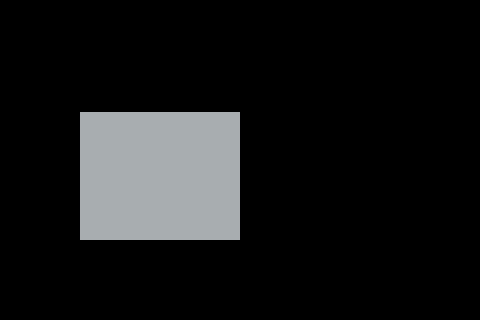

This game map was drawn from its Tiled (.tmx) file and the tilesets committed beside it. A one-line description and the full map source follow:
An orthogonal 30x20 tile map with 16x16 px tiles, 1 tile layer (Tile Layer 1).

<map version="1.10" tiledversion="1.10.2" orientation="orthogonal" renderorder="right-down" width="30" height="20" tilewidth="16" tileheight="16" infinite="0" nextlayerid="2" nextobjectid="1">
 <tileset firstgid="1" source="office_floor.tsx" />
 <layer id="1" name="Tile Layer 1" width="30" height="20">
  <data encoding="csv">
0,0,0,0,0,0,0,0,0,0,0,0,0,0,0,0,0,0,0,0,0,0,0,0,0,0,0,0,0,0,
0,0,0,0,0,0,0,0,0,0,0,0,0,0,0,0,0,0,0,0,0,0,0,0,0,0,0,0,0,0,
0,0,0,0,0,0,0,0,0,0,0,0,0,0,0,0,0,0,0,0,0,0,0,0,0,0,0,0,0,0,
0,0,0,0,0,0,0,0,0,0,0,0,0,0,0,0,0,0,0,0,0,0,0,0,0,0,0,0,0,0,
0,0,0,0,0,0,0,0,0,0,0,0,0,0,0,0,0,0,0,0,0,0,0,0,0,0,0,0,0,0,
0,0,0,0,0,0,0,0,0,0,0,0,0,0,0,0,0,0,0,0,0,0,0,0,0,0,0,0,0,0,
0,0,0,0,0,0,0,0,0,0,0,0,0,0,0,0,0,0,0,0,0,0,0,0,0,0,0,0,0,0,
0,0,0,0,0,5,5,5,5,5,5,5,5,5,5,0,0,0,0,0,0,0,0,0,0,0,0,0,0,0,
0,0,0,0,0,5,5,5,5,5,5,5,5,5,5,0,0,0,0,0,0,0,0,0,0,0,0,0,0,0,
0,0,0,0,0,5,5,5,5,5,5,5,5,5,5,0,0,0,0,0,0,0,0,0,0,0,0,0,0,0,
0,0,0,0,0,5,5,5,5,5,5,5,5,5,5,0,0,0,0,0,0,0,0,0,0,0,0,0,0,0,
0,0,0,0,0,5,5,5,5,5,5,5,5,5,5,0,0,0,0,0,0,0,0,0,0,0,0,0,0,0,
0,0,0,0,0,5,5,5,5,5,5,5,5,5,5,0,0,0,0,0,0,0,0,0,0,0,0,0,0,0,
0,0,0,0,0,5,5,5,5,5,5,5,5,5,5,0,0,0,0,0,0,0,0,0,0,0,0,0,0,0,
0,0,0,0,0,5,5,5,5,5,5,5,5,5,5,0,0,0,0,0,0,0,0,0,0,0,0,0,0,0,
0,0,0,0,0,0,0,0,0,0,0,0,0,0,0,0,0,0,0,0,0,0,0,0,0,0,0,0,0,0,
0,0,0,0,0,0,0,0,0,0,0,0,0,0,0,0,0,0,0,0,0,0,0,0,0,0,0,0,0,0,
0,0,0,0,0,0,0,0,0,0,0,0,0,0,0,0,0,0,0,0,0,0,0,0,0,0,0,0,0,0,
0,0,0,0,0,0,0,0,0,0,0,0,0,0,0,0,0,0,0,0,0,0,0,0,0,0,0,0,0,0,
0,0,0,0,0,0,0,0,0,0,0,0,0,0,0,0,0,0,0,0,0,0,0,0,0,0,0,0,0,0
</data>
 </layer>
</map>
